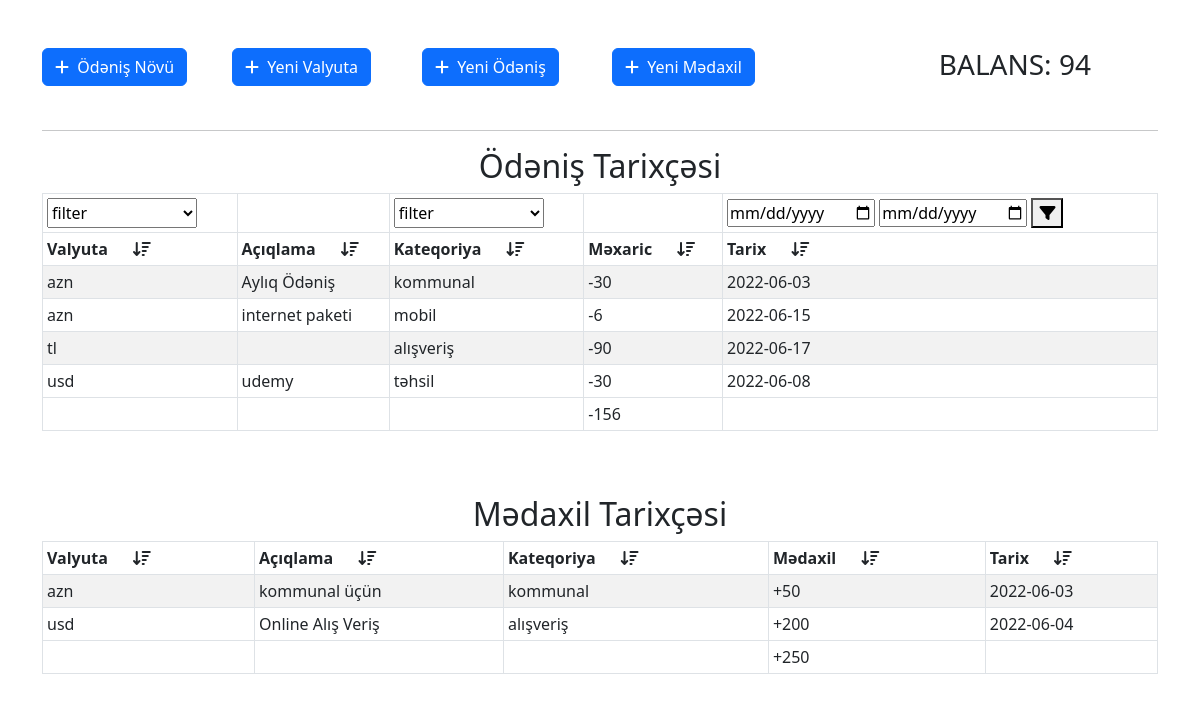
The page / on the database its author committed.
### tables this page shows
CREATE TABLE `balance` (
  `id` int(255) NOT NULL,
  `balance` int(255) NOT NULL DEFAULT 0
);

CREATE TABLE `payment` (
  `id` int(255) NOT NULL,
  `description` varchar(255) DEFAULT NULL,
  `amount` decimal(10,0) NOT NULL,
  `category_id` int(255) NOT NULL,
  `currency_id` int(255) NOT NULL,
  `payment_type` tinyint(1) NOT NULL,
  `date` date NOT NULL DEFAULT current_timestamp()
);

CREATE TABLE `currency` (
  `id` int(255) NOT NULL,
  `name` varchar(255) NOT NULL,
  `fullname` varchar(255) NOT NULL
);

CREATE TABLE `categories` (
  `id` int(255) NOT NULL,
  `name` varchar(255) NOT NULL
);

CREATE TABLE `income` (
  `id` int(255) NOT NULL,
  `description` varchar(255) DEFAULT NULL,
  `amount` decimal(10,0) NOT NULL,
  `category_id` int(255) NOT NULL,
  `currency_id` int(255) NOT NULL,
  `date` date NOT NULL DEFAULT current_timestamp()
);

### application/controllers/Maincontroller.php (called while the page is built, shortened)
<?php
class Maincontroller extends CI_Controller
{
	public function index(){
		$data['categories']=$this->vb->getdata('categories');
		$data['currencies']=$this->vb->getdata('currency');
		$data['payments']=$this->vb->catcurrpayment();
		$data['incomes']=$this->vb->catcurrincome();
		$data['totalpayment']=$this->vb->totalamount('payment');
		$data['totalincome']=$this->vb->totalamount('income');
		$data['balance']=$this->vb->getbalance();
		$data['distinctcurs']=$this->vb->distinctcurpay();
		$this->load->view("homepage",$data);
	}
}
 ?>

### index.php (called while the page is built, shortened)
<?php
require_once BASEPATH.'core/CodeIgniter.php';

### application/models/vb.php (called while the page is built, shortened)
<?php
class Vb extends CI_Model
{
	public function catcurrpayment(){
		$result=$this->db->select("*,categories.name as catname,currency.name as curname ")->join('categories','categories.id=payment.category_id')->join('currency','currency.id=payment.currency_id')->from('payment')->get();
		if ($result->num_rows()>0) {
			return $result->result();
		}
		else{
			return false;
		}
	}
	public function catcurrincome(){
		$result=$this->db->select("*,categories.name as catname,currency.name as curname ")->join('categories','categories.id=income.category_id')->join('currency','currency.id=income.currency_id')->from('income')->get();
		if ($result->num_rows()>0) {
			return $result->result();
		}
		else{
			return false;
		}
	}
	public function totalamount($table){
		$result=$this->db->select('sum(amount) as total')->from($table)->get();
		if ($result->num_rows()>0) {
			return $result->row();
		}
		else{
			return false;
		}
	}
	public function getbalance(){
		$result=$this->db->get("balance")->row();
		return $result;
	}
}

### application/views/homepage.php (the view, shortened to what this page needs)
<!doctype html>
<html lang="en">
  <head>
    <link rel="stylesheet" type="text/css" href="https://cdn.datatables.net/1.10.15/css/dataTables.jqueryui.min.css"/>
    <link rel="stylesheet" href="https://cdnjs.cloudflare.com/ajax/libs/font-awesome/6.1.1/css/all.min.css" />
    <link href="https://cdn.jsdelivr.net/npm/bootstrap@5.2.0-beta1/dist/css/bootstrap.min.css" rel="stylesheet">
  </head>
  <body>
    <div class="container-xl">
    	<div class="table-responsive col-md-12">
    		<div class="table-wrapper">
    			<div class="table-title">
    				<br><br>
    				<div class="row">
    					<div class="col-md-2">
    						<button type="button" class="btn btn-primary" data-bs-toggle="modal" data-bs-target="#addcategory" data-bs-whatever="@mdo"><i class="fa fa-plus" aria-hidden="true"></i>&nbsp  Ödəniş Növü </button>
    					</div>
    					<div class="col-md-2">
    						<button type="button" class="btn btn-primary" data-bs-toggle="modal" data-bs-target="#addcurrency" data-bs-whatever="@mdo"><i class="fa fa-plus" aria-hidden="true"></i>&nbsp Yeni Valyuta </button>
    					</div>
    					<div class="col-md-2">
    						<button type="button" class="btn btn-primary" data-bs-toggle="modal" data-bs-target="#addpayment" data-bs-whatever="@mdo"><i class="fa fa-plus" aria-hidden="true"></i>&nbsp Yeni Ödəniş</button>
    					</div>
              <div class="col-md-2">
                <button type="button" class="btn btn-primary" data-bs-toggle="modal" data-bs-target="#addincome" data-bs-whatever="@mdo"><i class="fa fa-plus" aria-hidden="true"></i>&nbsp Yeni Mədaxil</button>
              </div>
              <div class="col-md-2" style="margin-left:12%;"><h3> BALANS: <?php echo @$balance->balance; ?></h3></div>
    				</div>
    				<br>
            <hr>
				   <table id="paymenttable" class="table table-striped table-bordered table-sm" cellspacing="0" width="100%">
					  <thead>
              <tr >
               <h2 style="text-align: center;">Ödəniş Tarixçəsi</h2>
              </tr>
                <tr>
                  <td>
                    <select name="filterr" id="curfilter" style="width:150px;height: 30px;">
                      <option value="">filter</option>
                    </select>
                  </td>
                  <td>
                    <td><select name="filter" id="catfilter" style="width:150px;height: 30px;">
                      <option value="">filter</option>
                  </select></td>
                  </td>
                  <td></td>
                  <td>
                    <form >
                    <input type="date" id="initial">
                    <input type="date" id="end">
                    <button type="button" id="fltrbydate"><i class="fa-solid fa-filter"></i></button>
                    </form>
                  </td>
                </tr>
                <tr>
					      <th class="th-sm">Valyuta &nbsp&nbsp&nbsp&nbsp&nbsp<i class="fa-solid fa-arrow-down-wide-short"></i>
					      </th>
					      <th class="th-sm">Açıqlama &nbsp&nbsp&nbsp&nbsp&nbsp<i class="fa-solid fa-arrow-down-wide-short"></i>
					      </th>
					      <th class="th-sm">Kateqoriya &nbsp&nbsp&nbsp&nbsp&nbsp<i class="fa-solid fa-arrow-down-wide-short"></i>
					      </th>
					      <th class="th-sm">Məxaric &nbsp&nbsp&nbsp&nbsp&nbsp<i class="fa-solid fa-arrow-down-wide-short"></i>
					      </th>
					      <th class="th-sm">Tarix &nbsp&nbsp&nbsp&nbsp&nbsp<i class="fa-solid fa-arrow-down-wide-short"></i>
					      </th>
					    </tr>
					  </thead>
              <tbody class="paymentbody" id="pymntbdy">
              <?php foreach ($payments as $payment): ?>
                <tr>
                  <td name="currency"><?php echo $payment->curname ?> </td>
                  <td name="description"><?php echo $payment->description ?>  </td>
                  <td name="category"><?php echo $payment->catname ?>  </td>
                  <td name="amount"><?php echo "-".$payment->amount ?> </td>
                  <td name="tarix"><?php echo $payment->date ?> </td>
                </tr>
              <?php endforeach ?>
            </tbody>
            <tfoot>
              <tr>
                <td></td>
                <td></td>
                <td></td>
                <td><?php echo "-".$totalpayment->total; ?> </td>
                <td></td>
                </tr>
            </tfoot>
					</table>
          <br><br>
           <table id="incometable" class="table table-striped table-bordered table-sm" cellspacing="0" width="100%">
            <thead>
              <tr >
               <h2 style="text-align: center;">Mədaxil Tarixçəsi</h2>
              </tr>
              <tr>
                <th  class="th-sm">Valyuta &nbsp&nbsp&nbsp&nbsp&nbsp<i class="fa-solid fa-arrow-down-wide-short"></i>
                </th>
                <th class="th-sm">Açıqlama &nbsp&nbsp&nbsp&nbsp&nbsp<i class="fa-solid fa-arrow-down-wide-short"></i>
                </th>
                <th class="th-sm">Kateqoriya &nbsp&nbsp&nbsp&nbsp&nbsp<i class="fa-solid fa-arrow-down-wide-short"></i>
                </th>
                <th class="th-sm">Mədaxil &nbsp&nbsp&nbsp&nbsp&nbsp<i class="fa-solid fa-arrow-down-wide-short"></i>
                </th>
                <th class="th-sm">Tarix &nbsp&nbsp&nbsp&nbsp&nbsp<i class="fa-solid fa-arrow-down-wide-short"></i>
                </th>
              </tr>
            </thead>
            <tbody>
              <?php foreach ($incomes as $income): ?>
                <tr>
                  <td name="currency"><?php echo $income->curname ?> </td>
                  <td name="description"><?php echo $income->description ?>  </td>
                  <td name="categpry"><?php echo $income->catname ?>  </td>
                  <td name="amount"><?php echo "+".$income->amount ?> </td>
                  <td name="tarix"><?php echo $income->date ?> </td>
                </tr>
              <?php endforeach ?>
            </tbody>
            <tfoot>
              <tr>
                <td></td>
                <td></td>
                <td></td>
                <td><?php echo "+".$totalincome->total; ?> </td>
                <td></td>
                </tr>
            </tfoot>
          </table>
    			</div>
    		</div>
    	</div>
    </div>
  </body>
</html>

### rows shown on the page
balance: balance "94"
payment: currency.name "azn", description "Aylıq Ödəniş", category.name "kommunal", amount "30", date "2022-06-03"
payment: currency.name "azn", description "internet paketi", category.name "mobil", amount "6", date "2022-06-15"
payment: currency.name "tl", category.name "alışveriş", amount "90", date "2022-06-17"
payment: currency.name "usd", description "udemy", category.name "təhsil", amount "30", date "2022-06-08"
income: currency.name "azn", description "kommunal üçün", category.name "kommunal", amount "50", date "2022-06-03"
income: currency.name "usd", description "Online Alış Veriş", category.name "alışveriş", amount "200", date "2022-06-04"

### other values the page prints
$totalpayment->total "156"
$totalincome->total "250"
